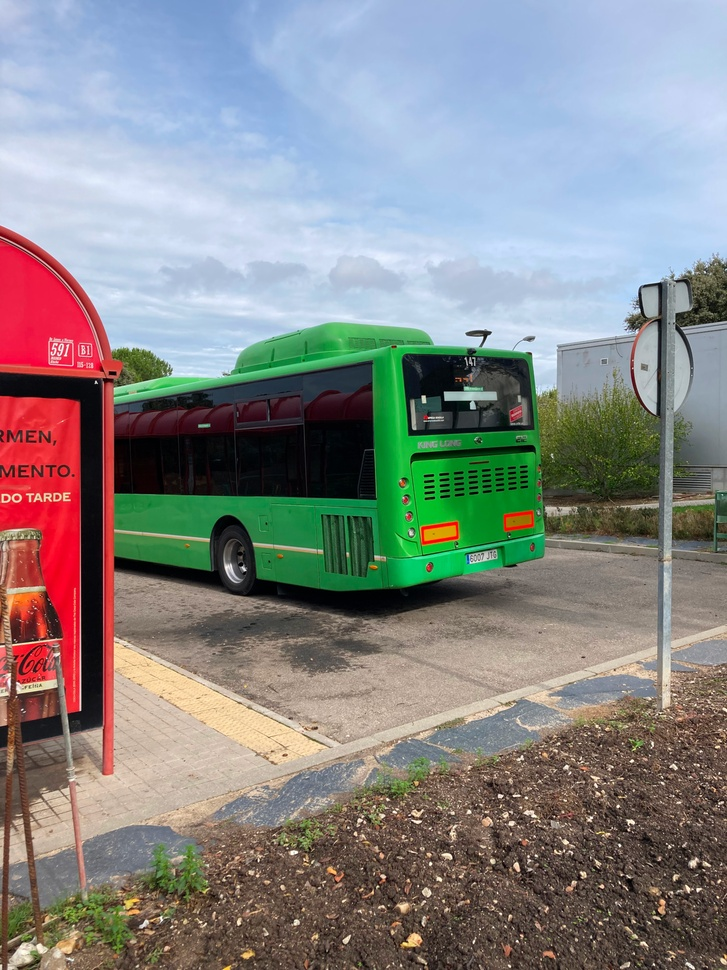
#> input picture pano_images/4.jpg, 727 x 970 px, shrunk from 1512 x 2016 before the run, given in place of 0.JPG, which was not available
$ python pano.py
#> lines starting #> are read from the running program, lines starting #| are printed output that depends on the picture; after the words box and inside, x2 and y2 are one past the last pixel; in counts of white or black regions, pixels touching at a corner belong together; pictures that were not available may be replaced by others from this repository, and a replacement may not be noted
#> (reads pano_images/img_list.txt from the repository)
#> in stitch_preprocess, img is the input picture: shape (970, 727, 3); mean B, G, R 134.4, 135.2, 134.5
import cv2
import numpy as np
import os
import matplotlib.pyplot as plt
import time
import argparse

def cylindricalWarpImage(img, f):
#> called with f = 1700
    h, w = img.shape[:2]
#> h = 970; w = 727
    img_f = img.astype(np.float32)

    cx = w / 2.0
#> cx = 363.5
    cy = h / 2.0
#> cy = 485

    cylinder = np.full((h, w, 3), -1.0, dtype=np.float32)

    for x_cyl in range(w):
        theta = (x_cyl - cx) / f
        X = np.tan(theta) * f

        for y_cyl in range(h):
            y_ = (y_cyl - cy)
            denom = np.sqrt(X*X + f*f)
            Y = y_ * denom / f

            orig_x = int(Y + cy)
            orig_y = int(X + cx)

            if 0 <= orig_x < h and 0 <= orig_y < w:
                cylinder[y_cyl, x_cyl] = img_f[orig_x, orig_y]
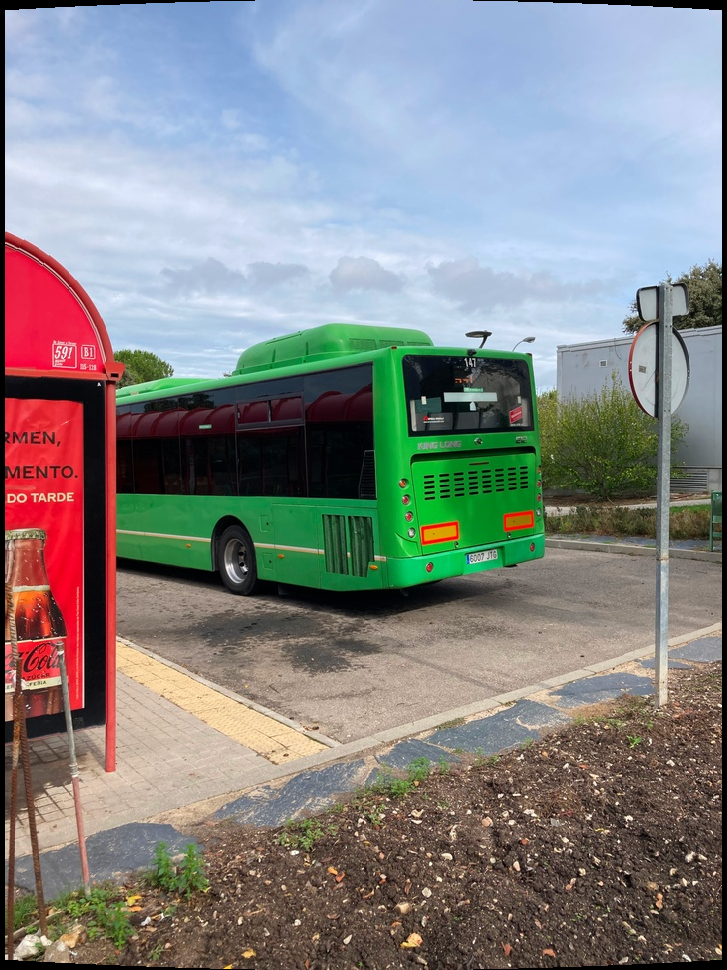
#> cylinder: shape (970, 727, 3) float32; mean B, G, R 131.8, 132.7, 131.6; drawn with min black and max white
    return cylinder

def cropCylinder(cyl_img):
    h, w, _ = cyl_img.shape
#> h = 970; w = 727
    mask_valid = (cyl_img[:, :, 0] != -1) | \
                 (cyl_img[:, :, 1] != -1) | \
                 (cyl_img[:, :, 2] != -1)
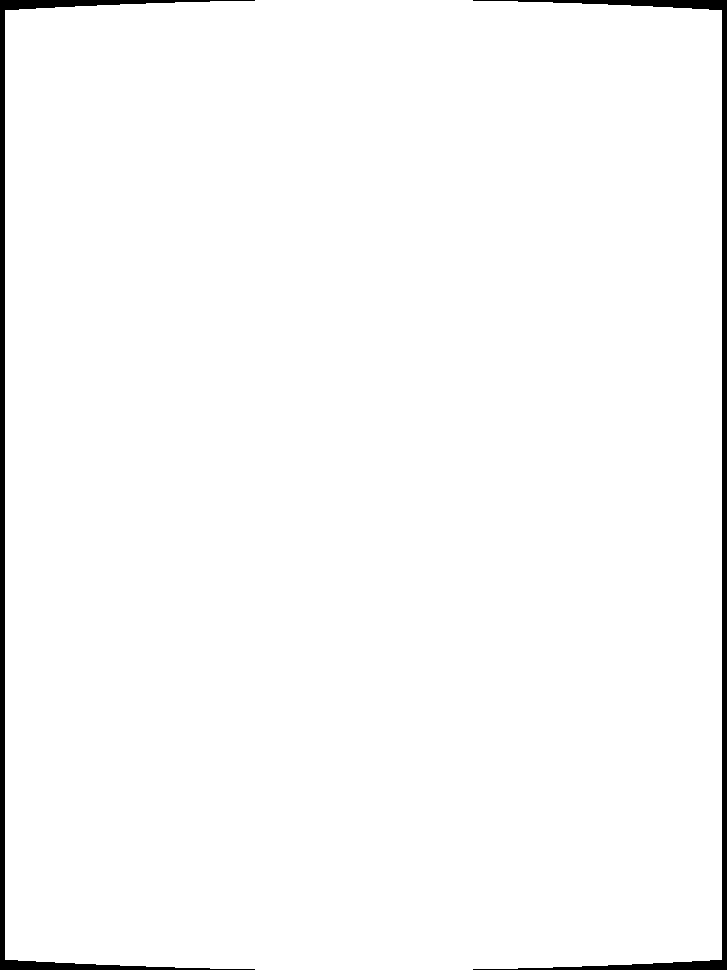
#> mask_valid: shape (970, 727) bool; 98% white; 2 black regions, box (x1, y1, x2, y2) and area: (0, 0, 255, 970) 7124, (473, 0, 727, 970) 7104
    coords = np.argwhere(mask_valid)
#> coords = 690962 pairs, first value 0 to 969, second value 5 to 721
    if coords.size == 0:
        return None

    y_min, x_min = coords.min(axis=0)
#> y_min = 0; x_min = 5
    y_max, x_max = coords.max(axis=0)
#> y_max = 969; x_max = 721
    return cyl_img[y_min:y_max+1, x_min:x_max+1].copy()
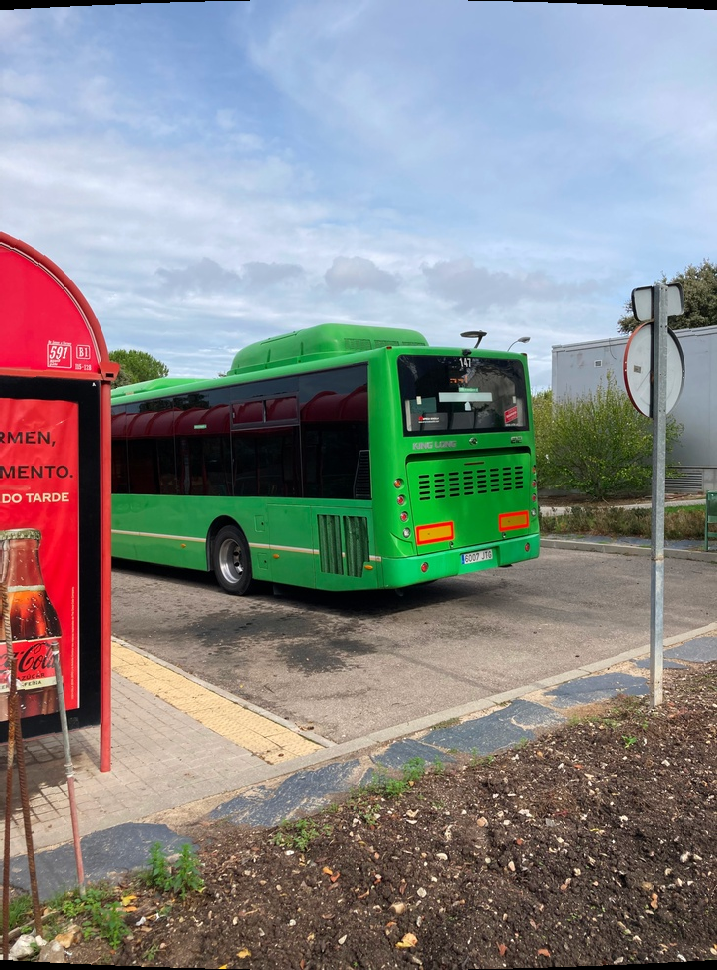
#> returned value: shape (970, 717, 3) float32; mean of channels 0, 1, 2 133.7, 134.5, 133.4; drawn with min black and max white

def convertToUint8(fimg):
    out = np.clip(fimg, 0, 255).astype(np.uint8)
    return out

def warpAndCrop(img, focal):
    cyl = cylindricalWarpImage(img, focal)
    crp = cropCylinder(cyl)
    if crp is None:
        return None
    return convertToUint8(crp)

# [54 lines left out: function siftFlannTranslation, not called in this run]


def stitch_preprocess(inputDir, outputDir, focal_length=1700.0):
    if not os.path.exists(outputDir):
        os.makedirs(outputDir)
    imgListPath = os.path.join(inputDir, "img_list.txt")
    with open(imgListPath, "r") as f:
        lines = [line.strip() for line in f.readlines()]
    if len(lines) < 2:
        print("[❌ ERROR] 'img_list.txt' must contain at least 2 lines (focal length and one image filename).")
        return
    try:
        focal = float(lines[0])
        print(f"[📷 INFO] Using focal length from file: {focal}")
    except:
        focal = focal_length
        print(f"[📷 INFO] Using fallback focal length: {focal}")
    imgNames = lines[1:]
    pics = []
    for i, imgName in enumerate(imgNames):
        path = os.path.join(inputDir, imgName)
        img = cv2.imread(path)
        if img is None:
            print(f"[❌ ERROR] Could not read {path}")
            return
        warped = warpAndCrop(img, focal)
        if warped is None:
            print(f"[❌ ERROR] Projection failed for {imgName}")
            return
        pics.append(warped)
#> pass 2 of the loop in stitch_preprocess, `for i, imgName in enumerate(imgNames):`:
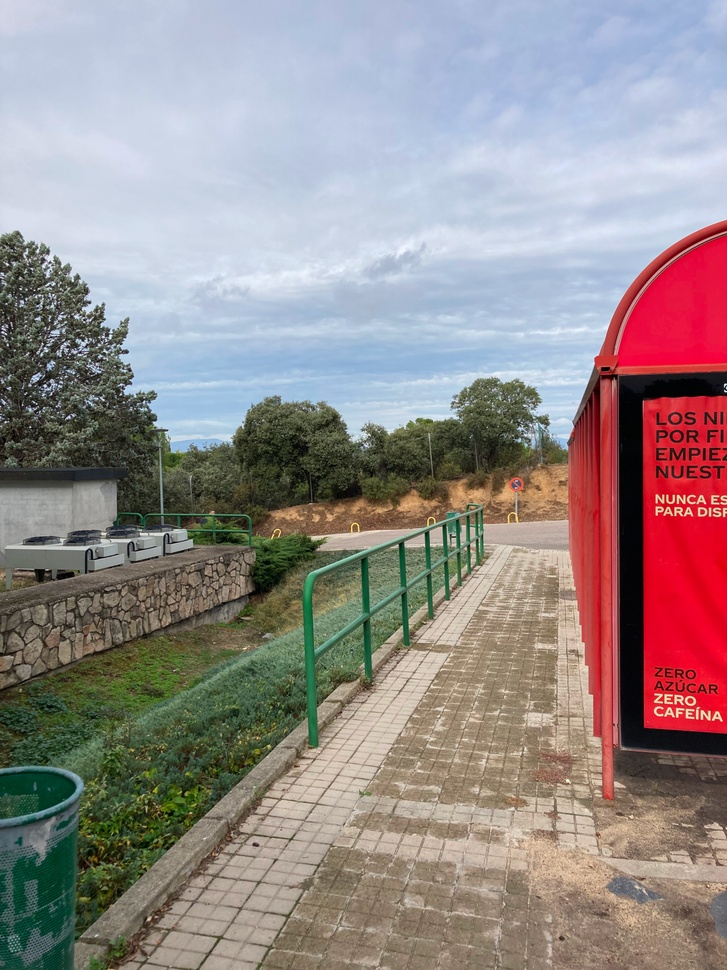
#> input picture pano_images/2.jpg, 727 x 970 px, shrunk from 1512 x 2016 before the run, given in place of 1.JPG, which was not available
#> in stitch_preprocess, img is the input picture: shape (970, 727, 3); mean B, G, R 138.5, 138.7, 149
#> after the loop in cylindricalWarpImage (call 2), `for x_cyl in range(w):`:
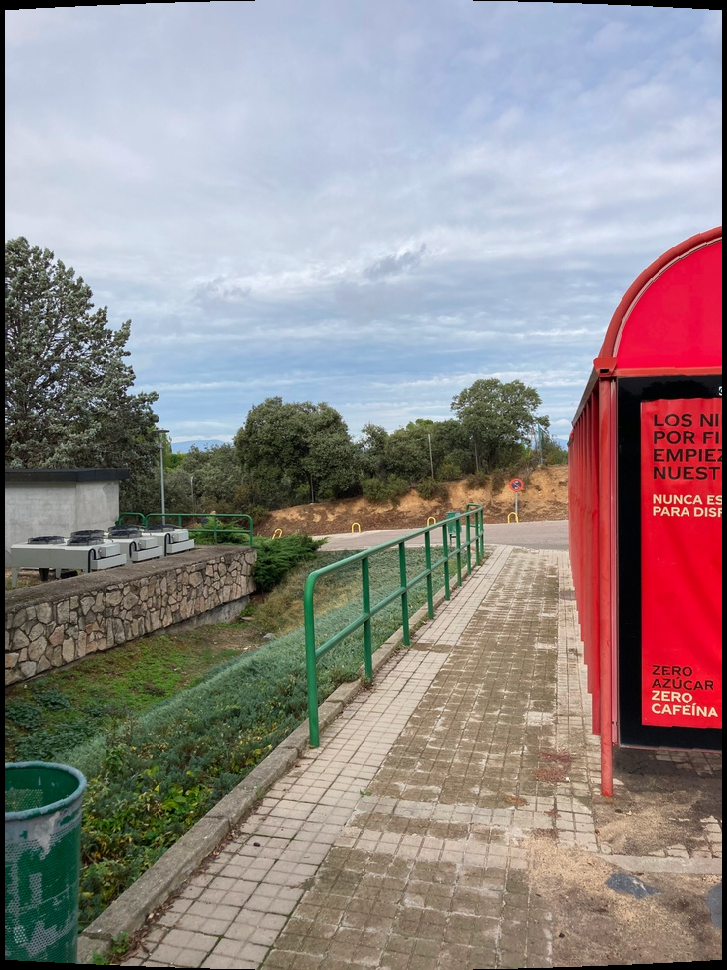
#> cylinder: shape (970, 727, 3) float32; mean B, G, R 136.2, 136.4, 146.1; drawn with min black and max white
#> in cropCylinder (call 2), `return cyl_img[y_min:y_max+1, x_min:x_max+1].copy()`:
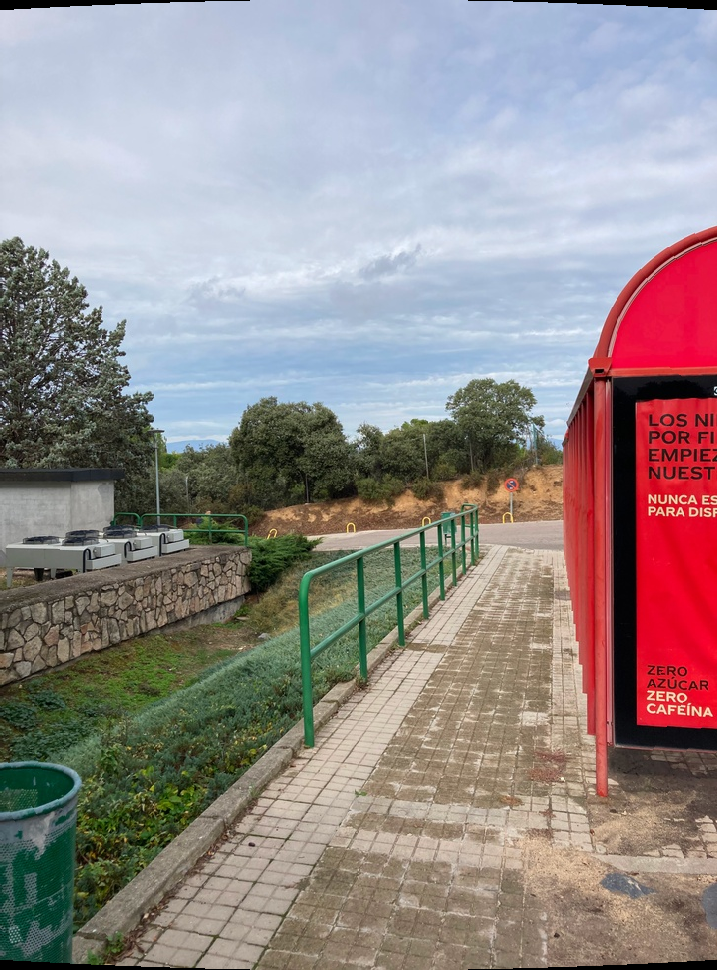
#> returned value: shape (970, 717, 3) float32; mean of channels 0, 1, 2 138.1, 138.3, 148.2; drawn with min black and max white
    n = len(pics)
    dx = [0.0] * (n - 1)
    dy = [0.0] * (n - 1)
    for i in range(n - 1):
        dx[i], dy[i] = siftFlannTranslation(pics[i], pics[i + 1])
    cdx = [0.0] * n
    cdy = [0.0] * n
    for i in range(1, n):
        cdx[i] = cdx[i - 1] + dx[i - 1]
        cdy[i] = cdy[i - 1] + dy[i - 1]
    metadataPath = os.path.join(outputDir, "metadata.txt")
    with open(metadataPath, "w") as f:
        for i in range(n):
            outName = f"fin_img{i}.jpg"
            outFull = os.path.join(outputDir, outName)
            cv2.imwrite(outFull, pics[i])
            shiftY = int(round(cdy[i]))
            outLine = f"{outFull} {shiftY}\n"
            f.write(outLine)
    print(f"[✅ INFO] Metadata saved to {metadataPath}")
    print("[✅ INFO] Preprocessing completed. Ready for blending.")


# [130 lines left out: functions equalize_brightness, compute_graph_cut, stitchImageGraphCutOnly, multi_band_blending, not called in this run]

def graphcutNmultiband(dir_in):

    if not dir_in.endswith("/"):
        dir_in += "/"

    metadata_path = os.path.join(dir_in, "metadata.txt")
    if not os.path.exists(metadata_path):
        print(f"{metadata_path} does not exist")
        return

    t0 = time.time()
    pics = []
    cum_yshift = []

    # 1) Read metadata
    with open(metadata_path, "r") as f:
        lines = f.readlines()

    for line in lines:
        line = line.strip()
        if not line:
            continue
        parts = line.split()
        if len(parts) != 2:
            continue
        fname, shift_str = parts
        shift_val = int(shift_str)
        cum_yshift.append(shift_val)

        img_path = fname
        img = cv2.imread(img_path)
        if img is None:
            print(f"[ERROR] Could not read {img_path}")
            return

        pics.append(img.astype(np.float32))

    imgcnt = len(pics)
    print(f"[INFO] Loaded {imgcnt} images from metadata.")

    # 2) Adjust brightness (optional)
    equalize_brightness(pics, cum_yshift)  # if you already have this function
    # 3) Create 'fin' canvas
    h0, w0 = pics[0].shape[:2]
    finalW = int(cum_yshift[imgcnt-1] + w0)
    if finalW < 0:
        finalW = 0
    fin = np.zeros((h0, finalW, 3), dtype=np.float32)
    fin[:h0, :w0] = pics[0]

    mv_cnt = 0
    # Main loop
    for i in range(1, imgcnt):
        print(f"[INFO] Processing image {i}/{imgcnt-1} ...")

        # stitchImageGraphCutOnly => returns (choice, overlap_w)
        choice, overlap_w = stitchImageGraphCutOnly(i, pics, fin, cum_yshift)
        if choice is None:
            # no overlap => skip
            continue

        # multi-band blending with cv2.detail_MultiBandBlender
        # 1) Extract subA, subB in the region (r_i, overlap_w)
        r_i, c_i = pics[i].shape[:2]
        offset = cum_yshift[i]

        subA = np.zeros((r_i, overlap_w, 3), dtype=np.float32)
        subB = np.zeros((r_i, overlap_w, 3), dtype=np.float32)
        maskA = np.zeros((r_i, overlap_w), dtype=np.uint8)
        maskB = np.zeros((r_i, overlap_w), dtype=np.uint8)

        for xx in range(r_i):
            for yy in range(overlap_w):
                old_px = fin[xx, yy+offset]   # the "old" part already in fin
                new_px = pics[i][xx, yy]      # the image i
                subA[xx, yy] = old_px
                subB[xx, yy] = new_px

                if choice[xx, yy] == -1:
                    # prefers old => maskA=255, maskB=0
                    maskA[xx, yy] = 255
                    maskB[xx, yy] = 0
                else:
                    # prefers new => maskB=255, maskA=0
                    maskA[xx, yy] = 0
                    maskB[xx, yy] = 255

        # Convert to 8u
        subA_8u = np.clip(subA, 0,255).astype(np.uint8)
        subB_8u = np.clip(subB, 0,255).astype(np.uint8)

        # Call multi_band_blending
        blended_sub = multi_band_blending(subA_8u, subB_8u, maskA, maskB)

        # Copy blended_sub to 'fin'
        for xx in range(r_i):
            for yy in range(overlap_w):
                fin[xx, yy+offset] = blended_sub[xx, yy]


        # Save partial panorama
        out_ = np.clip(fin, 0,255).astype(np.uint8)
        foutname = f"{dir_in}panorama_multiband_{mv_cnt}.jpg"
        cv2.imwrite(foutname, out_)
        mv_cnt += 1
        print(f"    [MultiBand] saved {foutname}")
    # At the end, save
    final_pano = np.clip(fin, 0,255).astype(np.uint8)
    panorama_final_path = os.path.join(dir_in, "panorama_multiband_final.jpg")
    cv2.imwrite(panorama_final_path, final_pano)

    t1 = time.time()
    print(f"[INFO] Completed. MultiBand total={t1 - t0:.2f} sec. Saved {panorama_final_path}")
    return final_pano


import os
import cv2
import time
import numpy as np
from math import fabs
from numba import njit

# [229 lines left out: functions poisson_one_iteration_numba, poisson_blending, graphcutNpoisson, not called in this run]


if __name__ == "__main__":
    parser = argparse.ArgumentParser(description="Panorama stitching using multiband blending and graph cut.")
    parser.add_argument("--input_dir", type=str, default="./pano_images", help="Directory containing source images and img_list.txt")
    parser.add_argument("--processing_dir", type=str, default="temp", help="Directory to store intermediate processed images")
    parser.add_argument("--focal", type=float, default=1700.0, help="Focal length to use for cylindrical warping (default: 1700)")
    parser.add_argument("--blender", type=str, choices=["p", "mb"], default="mb", help="Blending method: 'p' for Poisson, 'mb' for MultiBand (default: mb)")
    args = parser.parse_args()

    print("╭────────────────────────────────────────────╮")
    print("│       📷 Panorama Stitching Pipeline       │")
    print("╰────────────────────────────────────────────╯")
    print(f"[INFO] Input directory       : {args.input_dir}")
    print(f"[INFO] Processing directory  : {args.processing_dir}")
    print(f"[INFO] Focal length (passed) : {args.focal}")
    print(f"[INFO] Blender method        : {args.blender}")
    print("")

    print("[STEP 1] Preprocessing and warping images...")
    stitch_preprocess(args.input_dir, args.processing_dir, focal_length=args.focal)

    if args.blender == "mb":
        print("[STEP 2] Stitching with GraphCut and MultiBand blending...")
        final_pano = graphcutNmultiband(args.processing_dir)
        final_output_path = "./panorama_multiband_final.jpg"
    elif args.blender == "p":
        print("[STEP 2] Stitching with GraphCut and Poisson blending...")
        final_pano = graphcutNpoisson(args.processing_dir)
        final_output_path = "./panorama_poisson_final.jpg"

    if final_pano is not None:
        final_pano_rgb = cv2.cvtColor(final_pano.astype('uint8'), cv2.COLOR_BGR2RGB)
        cv2.imwrite(final_output_path, final_pano)
        print(f"[✅ SUCCESS] Final panorama saved as: {final_output_path}")

        plt.imshow(final_pano_rgb)
        plt.axis("off")
        plt.title("Final Panorama")
        plt.show()
    else:
        print("[❌ ERROR] Final panorama could not be generated.")
